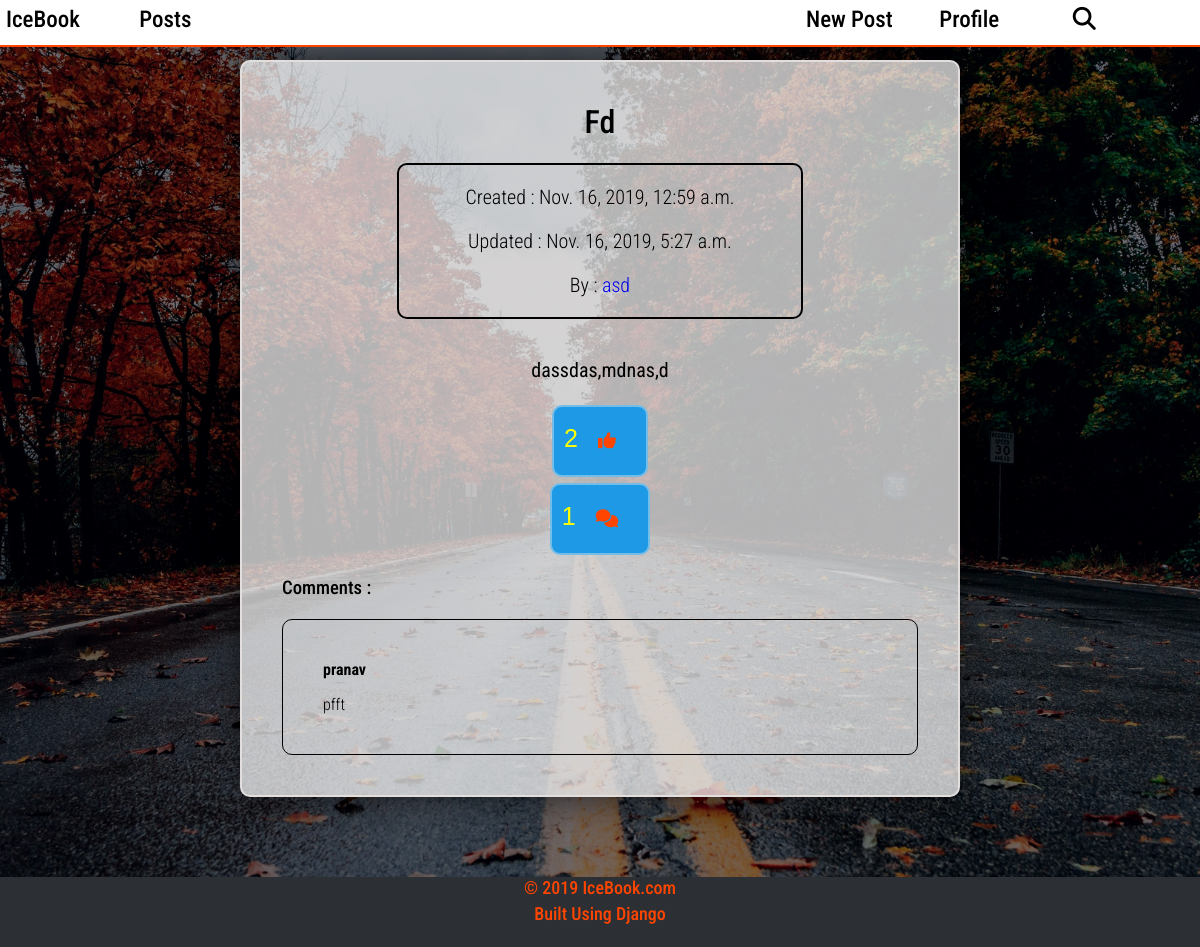
Screenshot of /posts/asd (signed in) with the database file from the repository.
### posts/models.py (models this page shows, shortened)
class Post(models.Model):
	user = models.ForeignKey(User, on_delete=models.CASCADE)
	title = models.CharField(max_length=150)
	created = models.DateTimeField(auto_now_add=True, auto_now=False)
	updated = models.DateTimeField(auto_now_add=False, auto_now=True)
	img = models.ImageField(upload_to="post_imgs", blank=True, null=True)
	description = models.TextField()
	slug = models.SlugField(unique=True)
	likes = models.ManyToManyField(User, related_name="likes")
	archived = models.BooleanField(default=False)
	objects = PostManager()
	class Meta:
		ordering = ['-created']

class Comment(models.Model):
	user = models.ForeignKey(User, on_delete=models.CASCADE)
	post = models.ForeignKey(Post, on_delete=models.CASCADE)
	commented_time = models.DateTimeField(auto_now_add=True, auto_now=False)
	comment = models.CharField(max_length=250)

### posts/views.py (the view)
# urls.py: path("posts/<str:slug>", views.detail_post_view, name="detail-post"),
@login_required
def detail_post_view(request, slug):
	post = Post.objects.get(slug=slug)
	comments = post.comment_set.all()
	num_comments = len(comments)
	template_name = "posts/detail_post.html"
	liked, like_no = check_like(request.user, post)
	context = {
		"post":post,
		"comments":comments,
		"liked":liked,
		"like_no":like_no,
		"num_comments":num_comments
	}
	return render(request, template_name, context)

### posts/views.py (called while the page is built)
def check_like(user, post):
	likes = post.likes
	if user in likes.all():
		return True, len(likes.all())
	return False, len(likes.all())

### posts/templates/posts/detail_post.html (shortened to what this page needs)
{% extends "base.html" %}
{% load static %}
{% block head %}
	<link rel="stylesheet" type="text/css" href="{% static 'css/detail.css' %}">
{% endblock %}
{% block content %}
<div class="contain">
	<h1>{{ post.title|title }}</h1>
	<div class="small-stuff">
		<p>Created : {{ post.created }}</p>
		<p>Updated : {{ post.updated }}</p>
		<p>By : <a href="{% url 'display' user_id=post.user.pk %}">{{ post.user }}</a></p>
	</div>
	<br>
	<p class="description">{{ post.description }}</p>
	{% if liked %}
		<form method="POST" action="{% url 'like' slug=post.slug destination='detail' %}">
		<button type="submit" name="next" value="{{ request.path }}"><span class="count">{{like_no}}</span><i class="fas fa-thumbs-up post-icon"></button></i>
		</form>
	{% endif %}
	<a href="{% url 'add-comment' slug=post.slug %}">
		<button><span class="count">{{num_comments}}</span><i class="fas fa-comments post-icon"></i></button>
	</a>
	<h3 class="comment-heading">Comments :</h3>
	<div class="comments">
		{% for comment in comments %}
		<div class="single-comment">
			<div class="comment-user"><b>{{ comment.user }}</b></div>
			<div class="com">{{ comment.comment }}</div>
		</div>
		{% endfor %}
	</div>
</div>
{% endblock %}

### static/css/main.css (style rules this page uses)
html { scroll-behavior: smooth; }
body { background: white; font-family: 'Roboto Condensed', cursive; font-weight: 300; margin: 0; padding: 0; }
h1, h2, h3, h4, h5, h6 { font-weight: 500; }
.description { font-size: 20px; font-weight: 400; }
.post-icon { margin: 20px; color: orangered; }
a { text-decoration: none; }
button { background-color: #1E99E5; padding: 5px 10px; font-size: 18px; margin: 3px; border:2px #74BDE9 solid; border-radius: 10px; color: yellow; cursor: pointer; }

### static/css/detail.css (style rules this page uses)
body { background-image: url("../images/trees.jpg"); background-position: center; background-repeat: no-repeat; background-size: cover; }
.contain { -webkit-box-shadow: 0px 0px 50px -10px #000000; box-shadow: 0px 0px 50px -10px #000000; text-align: center; margin: 5% 20%; padding: 20px; border-radius: 10px; border: 2px #E2DEDE solid; background-color: rgba(255, 255, 255, 0.7); }
.small-stuff { font-size: 20px; border-radius: 10px; border: 2px black solid; margin: 0 20%; }
.comments { text-align: left; border-radius: 10px; border: 1px black solid; padding: 20px; margin: 20px; max-height: 200px; overflow-y: auto; }
.single-comment { margin: 20px; }
.count { font-size: 25px; }
.comment-heading { text-align: left; margin-left: 20px; }

### rows the page displays
Post: title "Fd", created "Nov. 16, 2019, 12:59 a.m.", updated "Nov. 16, 2019, 5:27 a.m.", user "asd", description "dassdas,mdnas,d"
Comment: user "pranav", comment "pfft"

### other values shown
{{ like_no }} "2"
{{ num_comments }} "1"
